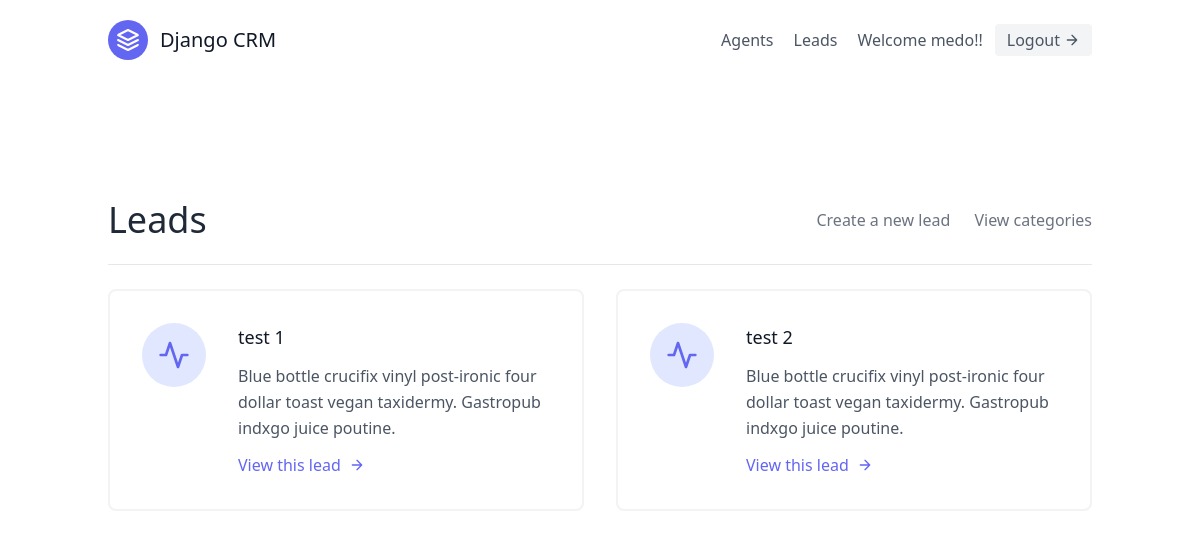
Page /base/ (signed in) on the committed database.
### base/models.py (models this page shows, shortened)
class User(AbstractUser):
    is_organisor = models.BooleanField(default= True)
    is_agent = models.BooleanField(default=False)

class Lead(models.Model):
    first_name = models.CharField(max_length= 30)
    last_name = models.CharField(max_length= 30)
    age = models.IntegerField(default=0)
    organisation = models.ForeignKey(UserProfile, on_delete=models.CASCADE)
    agent = models.ForeignKey("Agent", null= True, blank= True, on_delete= models.SET_NULL)
    category = models.ForeignKey('Category', related_name='leads', null= True, blank= True, on_delete=models.SET_NULL)
    description = models.TextField()
    date_added = models.DateTimeField(auto_now_add= True)
    phone_number = models.CharField(max_length=15)
    email = models.EmailField()

### base/views.py (the view)
# urls.py: path('', LeadListView.as_view(), name='lead-list'),
class LeadListView(LoginRequiredMixin, ListView):
    template_name = 'base/lead_list.html'
    context_object_name = 'leads'
    def get_queryset(self):
        user = self.request.user
        if user.is_organisor:
            queryset = Lead.objects.filter(organisation = user.userprofile, agent__isnull= False)
        else:
            queryset = Lead.objects.filter(organisation = user.agent.organisation, agent__isnull= False)
            queryset = queryset.filter(agent__user = user)
        return queryset
    def get_context_data(self, **kwargs):
        user = self.request.user
        context = super(LeadListView, self).get_context_data(**kwargs)
        if user.is_organisor:
            queryset = Lead.objects.filter(organisation = user.userprofile, agent__isnull = True)
            context.update({
                'unassigned_leads': queryset
            })
        return context

### base/templates/base/lead_list.html (shortened to what this page needs)
{% extends 'base.html' %}
{% block content %}
  <section class="text-gray-600 body-font">
    <div class="container px-5 py-24 mx-auto flex flex-wrap">
        <div class="mb-6 py-6 w-full flex items-center justify-between border-b border-gray-200">
        <div>
            <h1 class="text-4xl text-gray-800">Leads</h1>
        </div>
        {% if request.user.is_organisor %}
        <div>
            <a class="text-gray-500 hover:text-blue-500" href="{% url 'base:lead-create' %}">
              Create a new lead
            </a>
            <a class="ml-5 text-gray-500 hover:text-blue-500" href="{% url 'base:category-list' %}">
              View categories
            </a>
        </div>
        {% endif %}
        </div>
      <div class="flex flex-wrap -m-4">
        {% for lead in leads %}
        <div class="p-4 lg:w-1/2 md:w-full">
          <div class="flex border-2 rounded-lg border-gray-200 border-opacity-50 p-8 sm:flex-row flex-col">
            <div class="w-16 h-16 sm:mr-8 sm:mb-0 mb-4 inline-flex items-center justify-center rounded-full bg-indigo-100 text-indigo-500 flex-shrink-0">
              <svg fill="none" stroke="currentColor" stroke-linecap="round" stroke-linejoin="round" stroke-width="2" class="w-8 h-8" viewBox="0 0 24 24">
                <path d="M22 12h-4l-3 9L9 3l-3 9H2"></path>
              </svg>
            </div>
            <div class="flex-grow">
              <h2 class="text-gray-900 text-lg title-font font-medium mb-3">
                {{ lead.first_name }} {{ lead.last_name }}
            </h2>
              <p class="leading-relaxed text-base">Blue bottle crucifix vinyl post-ironic four dollar toast vegan taxidermy. Gastropub indxgo juice poutine.</p>
              <a href="{% url 'base:lead-detail' lead.pk %}" class="mt-3 text-indigo-500 inline-flex items-center">
                View this lead
                <svg fill="none" stroke="currentColor" stroke-linecap="round" stroke-linejoin="round" stroke-width="2" class="w-4 h-4 ml-2" viewBox="0 0 24 24">
                  <path d="M5 12h14M12 5l7 7-7 7"></path>
                </svg>
              </a>
            </div>
          </div>
        </div>
        {% endfor %}
      </div>
    </div>
  </section>
{% endblock %}

### templates/navbar.html (shortened to what this page needs)
<header class="text-gray-600 body-font">
    <div class="container mx-auto flex flex-wrap p-5 flex-col md:flex-row items-center">
      <a class="flex title-font font-medium items-center text-gray-900 mb-4 md:mb-0">
        <svg xmlns="http://www.w3.org/2000/svg" fill="none" stroke="currentColor" stroke-linecap="round" stroke-linejoin="round" stroke-width="2" class="w-10 h-10 text-white p-2 bg-indigo-500 rounded-full" viewBox="0 0 24 24">
          <path d="M12 2L2 7l10 5 10-5-10-5zM2 17l10 5 10-5M2 12l10 5 10-5"></path>
        </svg>
        <span class="ml-3 text-xl">Django CRM</span>
      </a>
      <nav class="md:ml-auto flex flex-wrap items-center text-base justify-center">
        {% if not request.user.is_authenticated %}
        <a href="{% url 'signup' %}" class="mr-5 hover:text-gray-900">Sign Up</a>
        {% else %}
          {% if request.user.is_organisor %}
          <a href="{% url 'agents:agent-list' %}" class="mr-5 hover:text-gray-900">Agents</a>
          {% endif %}
          <a href="{% url 'base:lead-list' %}" class="mr-5 hover:text-gray-900">Leads</a>
        {% endif %}
      </nav>
      {% if request.user.is_authenticated %}
        Welcome {{ request.user.username }}!!
        <a href="{% url 'logout' %}"  class="ml-3 inline-flex items-center bg-gray-100 border-0 py-1 px-3 focus:outline-none hover:bg-gray-200 rounded text-base mt-4 md:mt-0">
          Logout
          <svg fill="none" stroke="currentColor" stroke-linecap="round" stroke-linejoin="round" stroke-width="2" class="w-4 h-4 ml-1" viewBox="0 0 24 24">
            <path d="M5 12h14M12 5l7 7-7 7"></path>
          </svg>
        </a>
      {% endif %}
    </div>
  </header>

### rows in the picture
User: user.username "medo"
Lead: first_name "test", last_name "1"
Lead: first_name "test", last_name "2"
